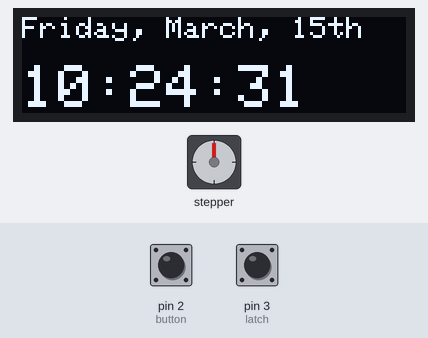
Recording of a sketch running on a simulated Arduino Uno, built with avr-gcc and run on an emulated ATmega328P. Shown: 128×32 one-colour display, stepper motor. The test bench sets the inputs (shaded band); at power-on: pin 3 (latch) HIGH, pin 2 (button) HIGH. The local clock reads 2024-03-15 10:24:30 at power-on unless the sketch sets it; stepper angles assume 2038 steps per turn; what the sketch prints to the serial monitor is not drawn.

Above: at 1.2 s.
1.3 s: pin 3 (latch) pulled LOW for 0.15 s
2.9 s: pin 2 (button) pulled LOW for 0.15 s
At 3.13 s:
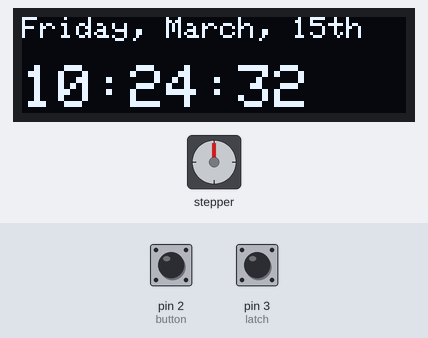
3.6 s: pin 2 (button) pulled LOW for 1 s
At 5.1 s:
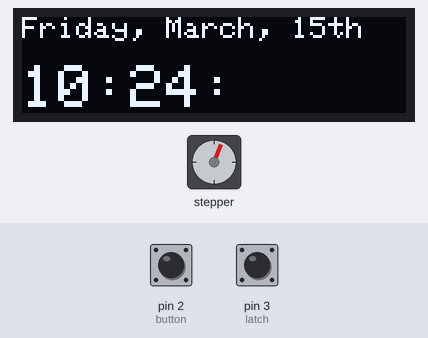
5.2 s: pin 2 (button) pulled LOW for 0.15 s
At 5.68 s:
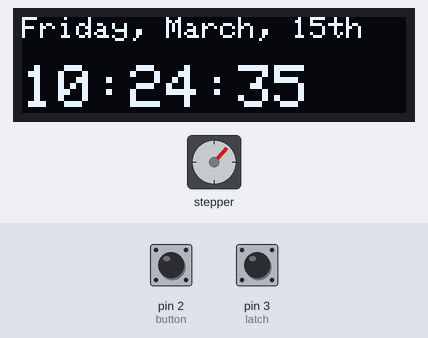
5.9 s: pin 3 (latch) pulled LOW for 1 s
At 7.11 s:
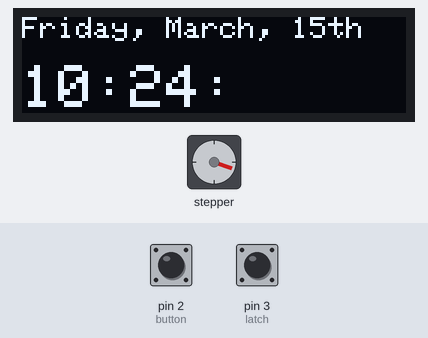
7.5 s: pin 3 (latch) pulled LOW for 3.2 s
Timing chart, 0 to 12.3 s (numbered marks = the images above; inputs shaded):
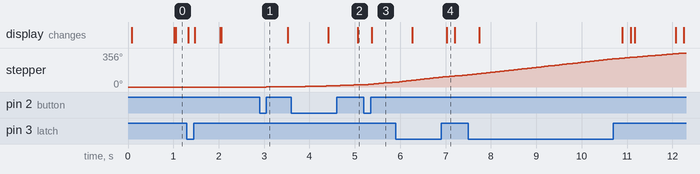

The sketch:

SimplerWatch3.ino
```cpp
#include <SPI.h>
#include <Wire.h>
#include <Adafruit_GFX.h>
#include <Adafruit_SSD1306.h>
#include <RTC.h>
#include <Stepper.h>

////OLED
#define SCREEN_WIDTH 128
#define SCREEN_HEIGHT 32
#define OLED_RESET    -1 //// Reset pin # (or -1 if sharing Arduino reset pin)
#define SCREEN_ADDRESS 0x3C
Adafruit_SSD1306 display(SCREEN_WIDTH, SCREEN_HEIGHT, &Wire, OLED_RESET);

////Display Power State Handler
int displayOld = 1;
int displayPower = 1;

////Button
#define button 2

////Latch
#define latch 3

////Stepper motor
int stepperSpeed;
int stepsAround = 2038;
//Pins entered in sequence IN1-IN3-IN2-IN4 for proper step sequence
Stepper myStepper = Stepper(stepsAround, 4, 6, 5, 7);


////Watch Winding State Handler
int state;
int old;

////Real Time Clock
static DS3231 RTC;
int thisSecond;
int lastSecond;
int thisMinute;
int lastMinute;
int thisHour;
int lastHour;

void setup() {
  Serial.begin(9600);
  //RTC
  RTC.begin();

  //Button
  pinMode(button, INPUT_PULLUP);
  attachInterrupt(digitalPinToInterrupt(button), stateChange, FALLING);

  //Latch
  pinMode(latch, INPUT_PULLUP);
  attachInterrupt(digitalPinToInterrupt(latch), displayStateChange, CHANGE);

  //OLED
  Wire.begin();

  if (!display.begin(SSD1306_SWITCHCAPVCC, SCREEN_ADDRESS)) {
    Serial.println(F("SSD1306 allocation failed"));
    for (;;);
  }
  display.clearDisplay();
  //display.setRotation(2);
}

void loop() {
  if (displayPower == 0) {                //// Detect OLED Power State
    Serial.println("Display Off");
  } else {
    if (displayPower == 1) {
      oledTime();
    } else {
      if (displayPower >= 2) {
        display.clearDisplay();
        display.display();
        displayPower = 0;
        displayOld = 0;
      }
    }
  }

  watchWinderStateHandler();           //// Set Watch Winder State

  if (stepperSpeed > 0) {              //// Move the motor
    myStepper.setSpeed(stepperSpeed);
    myStepper.step(stepsAround / 100);
  }

  thisMinute = RTC.getMinutes();      //// Change rotation direction every minute
  if ( thisMinute != lastMinute ) {
    lastMinute = thisMinute;
    stepsAround = stepsAround * -1;
    display.clearDisplay();
  }
}
```

functions.ino
```cpp
////Interrupt State Changer
void stateChange() {
  {
    volatile static unsigned long last_interrupt_time = 0;
    unsigned long interrupt_time = millis();
    if (interrupt_time - last_interrupt_time > 80 )  // ignores interupts for 80 milliseconds
    {
      state = old + 1;
    }
    last_interrupt_time = interrupt_time;
  }
}

////Interrupt State Changer
void displayStateChange() {
  {
    volatile static unsigned long last_interrupt_time = 0;
    unsigned long interrupt_time = millis();
    if (interrupt_time - last_interrupt_time > 80 )  // ignores interupts for 80 milliseconds
    {
      displayPower = displayOld + 1;
      displayOld = displayPower;
    }
    last_interrupt_time = interrupt_time;
  }
}

//// Watch Winder State Handler
void watchWinderStateHandler() {
  switch (state) {
    case 1:
      old = state;
      stepperSpeed = 1;
      break;

    case 2:
      old = state;
      stepperSpeed = 3;
      break;

    case 4:
      old = state;
      stepperSpeed = 6;
      break;

    case 3:
      old = state;
      stepperSpeed = 9;
      break;

    default:
      old = 0;
      state = 0;
      stepperSpeed = 0;
      break;
  }
}

///////////Configuring the time output on the display
void oledTime() {
  display.setTextSize(1);
  display.setTextColor(SSD1306_WHITE);
  display.setCursor(0, 0);

  //////////////////// Date ////////////////////////////////
  switch (RTC.getWeek()) {            //// Day of the Week
    case 1:
      display.print("Sunday, ");
      break;
    case 2:
      display.print("Monday, ");
      break;
    case 3:
      display.print("Tuesday, ");
      break;
    case 4:
      display.print("Wednesday, ");
      break;
    case 5:
      display.print("Thursday, ");
      break;
    case 6:
      display.print("Friday, ");
      break;
    case 7:
      display.print("Saturday, ");
      break;
  }

  switch (RTC.getMonth()) {                //// Month
    case 1:
      display.print("Jan, ");
      break;
    case 2:
      display.print("Feb, ");
      break;
    case 3:
      display.print("March, ");
      break;
    case 4:
      display.print("April, ");
      break;
    case 5:
      display.print("May, ");
      break;
    case 6:
      display.print("June, ");
      break;
    case 7:
      display.print("July, ");
      break;
    case 8:
      display.print("Aug, ");
      break;
    case 9:
      display.print("Sept, ");
      break;
    case 10:
      display.print("Oct, ");
      break;
    case 11:
      display.print("Nov, ");
      break;
    case 12:
      display.print("Dec, ");
      break;
  }

  switch (RTC.getDay()) {                //// Date in calendar form
    case 1:
      display.print("1st");
      break;
    case 2:
      display.print("2nd");
      break;
    case 3:
      display.print("3rd");
      break;
    case 21:
      display.print("21st");
      break;
    case 22:
      display.print("22nd");
      break;
    case 23:
      display.print("23rd");
      break;
    case 31:
      display.print("31st");
      break;
    default:
      display.print(RTC.getDay());
      display.println("th");
      break;
  }
  display.println("");

  ///////////////////////Time////////////////////////////////
  display.setTextSize(2);             //// Draw 2X-scale text
  display.setTextColor(SSD1306_WHITE);

  thisHour = RTC.getHours();          //// Hours space buffer
  if (thisHour < 10) {
    display.print(" ");
  }
  display.print(thisHour);            //// Print Hour
  display.print(":");

  thisMinute = RTC.getMinutes();      //// Clear whole screen every minute
  if ( thisMinute != lastMinute ) {
    lastMinute = thisMinute;
    display.clearDisplay();
  }

  if (thisMinute < 10) {              //// Minutes '0' buffer
    display.print("0");
  }
  display.print(thisMinute);          //// Print minutes
  display.print(":");

  thisSecond = RTC.getSeconds();      //// Clear the seconds only (not entire screen)
  if ( thisSecond != lastSecond ) {
    display.setTextColor(SSD1306_BLACK);
    if (lastSecond < 10) {
      display.print("0");
    }
    display.print(lastSecond);
    lastSecond = thisSecond;
  }
  if (thisSecond < 10) {              //// Seconds '0' buffer
    display.print("0");
  }
  display.print(thisSecond);

  if (RTC.getHourMode() == CLOCK_H12) //// Set 'am' or 'pm'
  {
    switch (RTC.getMeridiem()) {
      case HOUR_AM :
        display.print("am");
        break;
      case HOUR_PM :
        display.print("pm");

        break;
    }
  }
  display.display();                  //// Finally, display everything on the screen
}
```
